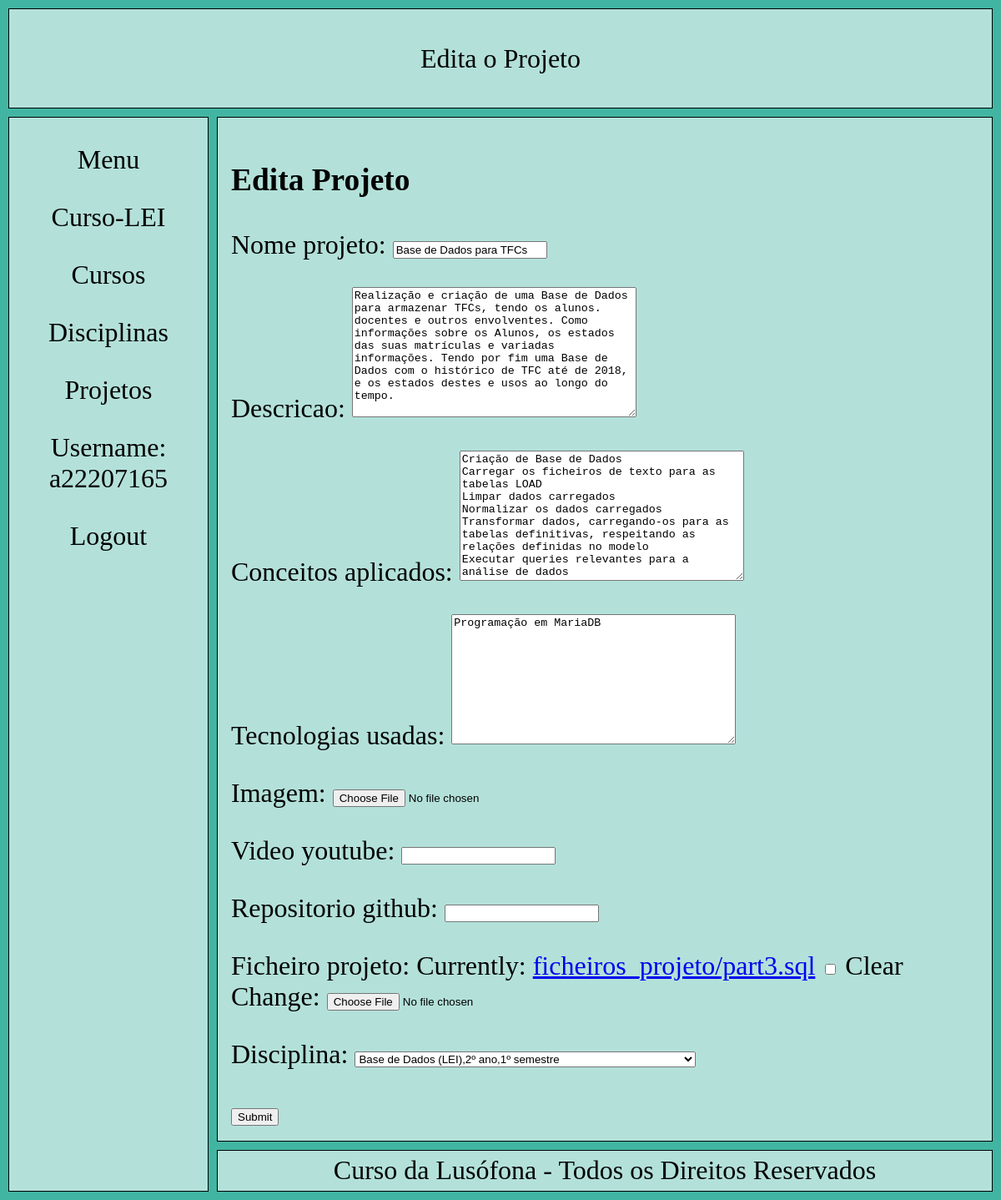
Screenshot of /portefolio/projeto/3/edita (signed in) with the database file from the repository.
### portefolio/models.py (models this page shows, shortened)
class Projeto(models.Model):
    nome_projeto = models.CharField(max_length=100)
    descricao = models.TextField()
    conceitos_aplicados = models.TextField()
    tecnologias_usadas = models.TextField()
    imagem = models.ImageField(upload_to='projeto_imagens/',null=True, blank=True)
    video_youtube = models.URLField(null=True, blank=True)
    repositorio_github = models.URLField(null=True, blank=True)
    ficheiro_projeto = models.FileField(upload_to='ficheiros_projeto/', null=True, blank=True)
    disciplina = models.OneToOneField(Disciplina, on_delete=models.CASCADE)

### portefolio/views.py (the view)
# urls.py: path('projeto/<int:projeto_id>/edita', views.edita_projeto_view,name="edita_projeto"),
@login_required
def edita_projeto_view(request, projeto_id):
    projeto = Projeto.objects.get(id=projeto_id)
    if request.POST:
        form = ProjetoForm(request.POST or None, request.FILES, instance=projeto)
        if form.is_valid():
            form.save()
            return redirect('portefolio:projetos')
    else:
        form = ProjetoForm(instance=projeto)
    context = {'form': form, 'projeto': projeto}
    return render(request, 'portefolio/edita_projeto.html', context)

### portefolio/forms.py
class ProjetoForm(forms.ModelForm):
    class Meta:
        model = Projeto
        fields = '__all__'

### portefolio/models.py (called while the page is built)
    def __str__(self):
        return self.nome

    def __str__(self):
        return f"{self.nome} ({self.curso}),{self.ano}º ano,{self.semestre}º semestre"

### portefolio/templates/portefolio/edita_projeto.html (shortened to what this page needs)
{% extends 'portefolio/layout.html' %}
{% block title %}Edita o Projeto{% endblock %}
{% block content %}
    <h3>Edita Projeto</h3>
    <form action="{% url 'portefolio:edita_projeto' projeto.id %}" method="post" enctype='multipart/form-data'>
      {{ form.as_p }}
      <input type="submit">
    </form>
{% endblock %}

### portefolio/templates/portefolio/layout.html (shortened to what this page needs)
<!DOCTYPE html>
<html lang="pt">
    <head>
    </head>
    <body>
        <div class = "struct">
        <header>{% block title %}Curso da Lúsofona{% endblock %}</header>
        <nav>
            <a href="{% url 'menu:index' %}">Menu</a>
            <a href="{% url 'portefolio:curso' curso_id=1 %}">Curso-LEI</a>
            <a href="{% url 'portefolio:cursos' %}">Cursos</a>
            <a href="{% url 'portefolio:disciplinas' %}">Disciplinas</a>
            <a href="{% url 'portefolio:projetos' %}">Projetos</a>
            {% if request.user.is_authenticated %}
                <a href="{% url 'user' %}">Username: {{ request.user.username }}</a>
                <a href="{% url 'logout' %}" class="struct-red">Logout</a>
            {% else %}
                <a href="{% url 'login' %}" class="struct-green">Login</a>
            {% endif %}
        </nav>
        <main>
            {% block content %}
            {% endblock %}
        </main>
        <footer>Curso da Lusófona - Todos os Direitos Reservados</footer>
        </div>
    </body>
</html>

### portefolio/templates/portefolio/layout.html (style rules this page uses)
html, body { margin: 0; padding: 0; height: 100%; background-color: #42B5A2; }
.struct > * { background-color: rgba(255, 255, 255, 0.6); padding: 1rem; border: 1px solid black; font-size: 2rem; transition: box-shadow 0.6s ease; }
header { grid-area: header; }
nav { grid-area: menu; }
main { grid-area: main; }
footer { grid-area: footer; }
header, footer { display: flex; align-items: center; justify-content: center; }
div.struct { background-color: #42B5A2; display: grid; grid-template-areas: 'header header header' 'menu main main' 'menu footer footer'; gap: 10px; padding: 10px; grid-template-columns: 20vw 5fr; grid-template-rows: 15vh 1fr 50px; }
nav { display: flex; flex-direction: column; align-items: center; }
nav a { margin: 5px 0; text-align: center; text-decoration: none; color: black; padding: 10px 20px; transition: all 0.3s ease; border: 1px solid transparent; }

### rows the page displays
Projeto: nome_projeto "Base de Dados para TFCs", descricao "Realização e criação de uma Base de Dados para armazenar TFCs, tendo os alunos. docentes e outros envolventes. Como informações sobre os Alunos, os estados das suas matrículas e variadas informações. Tendo por fim uma Base de Dados com o histórico de TFC até de 2018, e os estados destes e usos ao longo do tempo.", conceitos_aplicados "Criação de Base de Dados Carregar os ficheiros de texto para as tabelas LOAD Limpar dados carregados Normalizar os dados carregados Transformar dados, carregando-os para as tabelas definitivas, respeitando as relações definidas no modelo Executar queries relevantes para a análise de dados", tecnologias_usadas "Programação em MariaDB", disciplina "Base de Dados (LEI),2º ano,1º semestre"

### other values shown
{{ request.user.username }} "a22207165"
